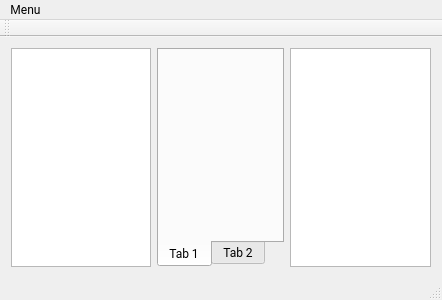
<?xml version="1.0" encoding="UTF-8"?>
<ui version="4.0">
 <class>MainWindow</class>
 <widget class="QMainWindow" name="MainWindow">
  <property name="windowModality">
   <enum>Qt::WindowModal</enum>
  </property>
  <property name="geometry">
   <rect>
    <x>0</x>
    <y>0</y>
    <width>442</width>
    <height>300</height>
   </rect>
  </property>
  <property name="font">
   <font>
    <family>Roboto</family>
   </font>
  </property>
  <property name="windowTitle">
   <string>MainWindow</string>
  </property>
  <property name="styleSheet">
   <string notr="true"/>
  </property>
  <property name="unifiedTitleAndToolBarOnMac">
   <bool>true</bool>
  </property>
  <widget class="QWidget" name="centralWidget">
   <layout class="QHBoxLayout" name="horizontalLayout_2">
    <item>
     <layout class="QHBoxLayout" name="mainLayout">
      <item>
       <layout class="QVBoxLayout" name="leftColumn">
        <item>
         <widget class="QTreeView" name="moduleTree">
          <property name="sizePolicy">
           <sizepolicy hsizetype="Maximum" vsizetype="Expanding">
            <horstretch>0</horstretch>
            <verstretch>0</verstretch>
           </sizepolicy>
          </property>
         </widget>
        </item>
       </layout>
      </item>
      <item>
       <widget class="QTabWidget" name="workspace">
        <property name="sizePolicy">
         <sizepolicy hsizetype="Minimum" vsizetype="Expanding">
          <horstretch>0</horstretch>
          <verstretch>0</verstretch>
         </sizepolicy>
        </property>
        <property name="tabPosition">
         <enum>QTabWidget::South</enum>
        </property>
        <property name="tabShape">
         <enum>QTabWidget::Rounded</enum>
        </property>
        <property name="currentIndex">
         <number>0</number>
        </property>
        <property name="elideMode">
         <enum>Qt::ElideNone</enum>
        </property>
        <widget class="QWidget" name="edit">
         <property name="enabled">
          <bool>true</bool>
         </property>
         <attribute name="title">
          <string>Tab 1</string>
         </attribute>
        </widget>
        <widget class="QWidget" name="source">
         <property name="enabled">
          <bool>true</bool>
         </property>
         <attribute name="title">
          <string>Tab 2</string>
         </attribute>
        </widget>
       </widget>
      </item>
      <item>
       <layout class="QVBoxLayout" name="rightColumn">
        <item>
         <widget class="QTreeView" name="baseTree">
          <property name="sizePolicy">
           <sizepolicy hsizetype="Maximum" vsizetype="Expanding">
            <horstretch>0</horstretch>
            <verstretch>0</verstretch>
           </sizepolicy>
          </property>
          <property name="layoutDirection">
           <enum>Qt::RightToLeft</enum>
          </property>
         </widget>
        </item>
       </layout>
      </item>
     </layout>
    </item>
   </layout>
  </widget>
  <widget class="QMenuBar" name="menuBar">
   <property name="geometry">
    <rect>
     <x>0</x>
     <y>0</y>
     <width>442</width>
     <height>23</height>
    </rect>
   </property>
   <widget class="QMenu" name="menuMenu">
    <property name="title">
     <string>Menu</string>
    </property>
    <addaction name="actionNew_module"/>
    <addaction name="actionOpen_module"/>
    <addaction name="actionSettings"/>
    <addaction name="actionhelp"/>
    <addaction name="actionAbout"/>
    <addaction name="actionClose"/>
   </widget>
   <addaction name="menuMenu"/>
  </widget>
  <widget class="QToolBar" name="mainToolBar">
   <attribute name="toolBarArea">
    <enum>TopToolBarArea</enum>
   </attribute>
   <attribute name="toolBarBreak">
    <bool>false</bool>
   </attribute>
  </widget>
  <widget class="QStatusBar" name="statusBar"/>
  <action name="actionNew_module">
   <property name="text">
    <string>New module</string>
   </property>
  </action>
  <action name="actionOpen_module">
   <property name="text">
    <string>Open module</string>
   </property>
  </action>
  <action name="actionhelp">
   <property name="text">
    <string>Help</string>
   </property>
  </action>
  <action name="actionAbout">
   <property name="text">
    <string>About</string>
   </property>
  </action>
  <action name="actionClose">
   <property name="text">
    <string>Close</string>
   </property>
  </action>
  <action name="actionSettings">
   <property name="text">
    <string>Settings</string>
   </property>
  </action>
 </widget>
 <layoutdefault spacing="6" margin="11"/>
 <resources/>
 <connections/>
</ui>
